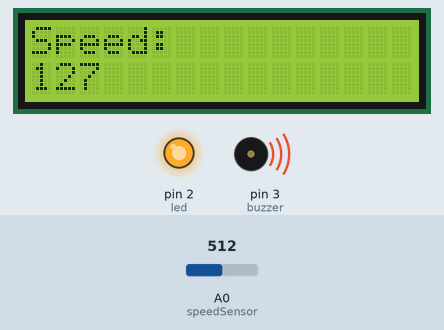
Simulated run of this sketch. Board: Arduino Uno, built with avr-gcc and run on an emulated ATmega328P. Parts: 16×2 character LCD, output pins drawn as LEDs (lit = HIGH), buzzer (waves = sounding). The inputs (shaded band) are chosen by the test bench; at power-on: A0 (speedSensor) = 512. What the sketch prints to the serial monitor is not drawn.

Above: at 1.2 s.
1.3 s: A0 (speedSensor) set to 458
At 2.4 s:
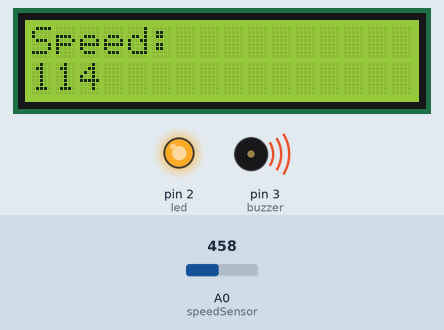
2.8 s: A0 (speedSensor) set to 431
At 3.6 s:
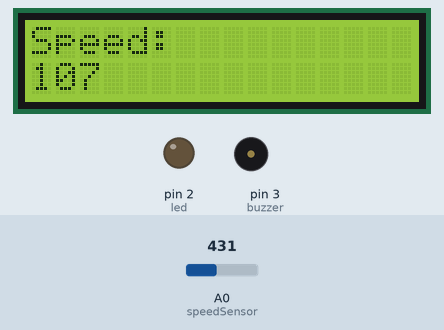
4.3 s: A0 (speedSensor) set to 716
At 4.7 s:
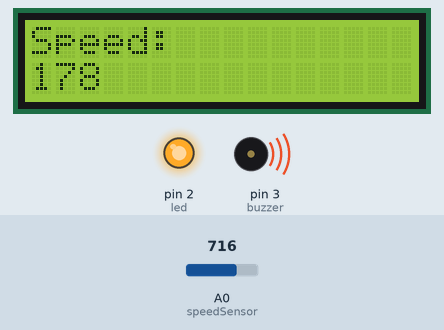
Timing chart, 0 to 7.3 s (numbered marks = the images above; inputs shaded):
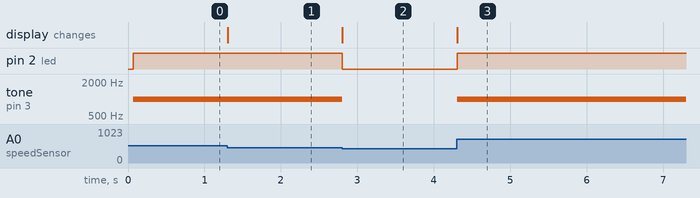

The sketch:

sender.ino
```cpp
#include <LiquidCrystal.h>

const int buzzer = 3;
const int led = 2;
const int speedSensor = A0;
const int speedLimit = 110;

LiquidCrystal lcd(6, 7, 8, 9, 10, 11);

int previousSpeed = 0;

void setup() {
  Serial.begin(9600);
  lcd.begin(16, 2);
  pinMode(speedSensor, INPUT);
  pinMode(buzzer, OUTPUT);
  pinMode(led, OUTPUT);
}

void loop() {
  int analogInput = analogRead(speedSensor);
  int vehicleSpeed = map(analogInput, 0, 1023, 0, 255);

  if (vehicleSpeed != previousSpeed) {
  	lcd.clear();
  	lcd.setCursor(0, 0);
  	lcd.print("Speed: ");
  	lcd.setCursor(0, 1);
  	lcd.print(vehicleSpeed);
    previousSpeed = vehicleSpeed;
  }

  if (vehicleSpeed > speedLimit) {
    digitalWrite(led, HIGH);
    tone(buzzer, 1000);
    Serial.write('1');
  }
  else {
    digitalWrite(led, LOW);
    noTone(buzzer);
    Serial.write('0');
  }
}
```

Measured:
- the behaviour switches between 446 and 445 on A0 (speedSensor) (found by bisection; images 1 and 2)
- after the input at 1.3 s, the display: changes at once (image 1)
- after the input at 2.8 s, pin 2 (led): HIGH → LOW at once; tone on pin 3 (buzzer): 1000 Hz → silent at once; the display: changes at once (image 2)
- after the input at 4.3 s, pin 2 (led): LOW → HIGH at once; tone on pin 3 (buzzer): silent → 1000 Hz at once; the display: changes at once (image 3)
